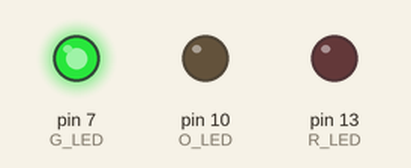
This sketch was run on a simulated Arduino Uno, built with avr-gcc and run on an emulated ATmega328P. Parts: output pins drawn as LEDs (lit = HIGH).

Above: at 2.5 s.
At 6.5 s:
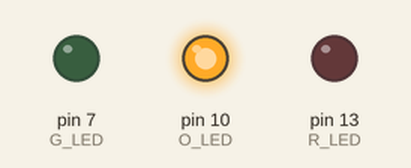
At 10.5 s:
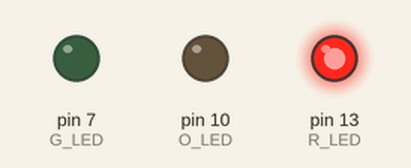
Timing chart, 0 to 16.9 s (numbered marks = the images above):
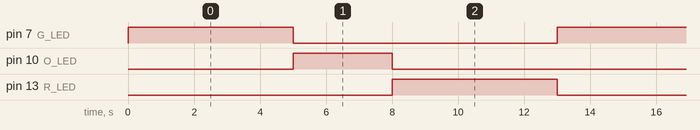

The sketch:

1week_RGB.ino
```cpp
#define R_LED 13
#define O_LED 10
#define G_LED 7


void setup(){
  pinMode(R_LED, OUTPUT);
  pinMode(O_LED, OUTPUT);
  pinMode(G_LED, OUTPUT);
}

void loop() {
  digitalWrite(G_LED, HIGH);
  delay(5000);
  digitalWrite(G_LED, LOW);
  digitalWrite(O_LED, HIGH);
  delay(3000);
  digitalWrite(O_LED, LOW);
  digitalWrite(R_LED, HIGH);
  delay(5000);
  digitalWrite(R_LED, LOW);
}
```

Measured:
- by itself, pin 7 (G_LED), pin 13 (R_LED): alternates HIGH for 5.0 s and LOW for 8.0 s
- by itself, pin 10 (O_LED): alternates HIGH for 3.0 s and LOW for 10.0 s
- by itself, everything shown: repeats every 13.0 s, in 4 steps
